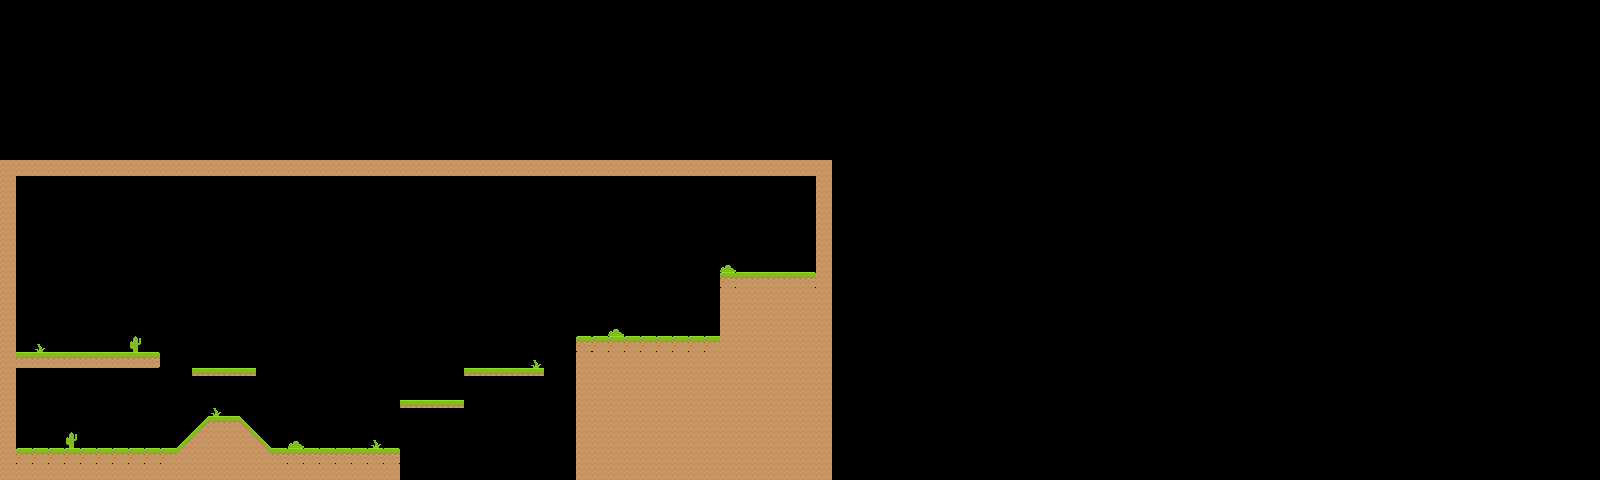

Below is a game level as drawn by its tile map, then a one-line description and the .tmx that defines it (tile-layer data replaced by summaries):
An orthogonal 100x30 tile map with 16x16 px tiles, 2 tile layers (Far Tile Layer, Near Tile Layer) and 15 objects (Platform 1, Platform 3, Platform 2, Player Spawn Location, Enemy Spawn Location 1, ...).

<map version="1.2" tiledversion="1.3.0" orientation="orthogonal" renderorder="right-down" compressionlevel="-1" width="100" height="30" tilewidth="16" tileheight="16" infinite="0" nextlayerid="9" nextobjectid="18">
 <tileset firstgid="1" name="Tileset1" tilewidth="16" tileheight="16" tilecount="900" columns="30">
  <image source="../Sprites/Tilemap/tilemap_packed_16x16.png" trans="000000" width="480" height="480" />
 </tileset>
 <layer id="6" name="Far Tile Layer" width="100" height="30">
  <data>[3000 cells, 329 non-empty, 10 distinct tile ids]</data>
 </layer>
 <layer id="8" name="Near Tile Layer" width="100" height="30">
  <data>[3000 cells, 9 non-empty, 3 distinct tile ids]</data>
 </layer>
 <objectgroup id="2" name="Kinematic Object Layer">
  <object id="3" name="Platform 1" x="192" y="368">
   <polygon points="0,0 64,0 63.75,8 0.25,7.25" />
  </object>
  <object id="5" name="Platform 3" x="464" y="368">
   <polygon points="0,0 80,0 80,8 0,8" />
  </object>
  <object id="6" name="Platform 2" x="400" y="400">
   <polygon points="0,0 64,0 63.9091,7.90909 0,7.81818" />
  </object>
 </objectgroup>
 <objectgroup id="4" name="Static Object Layer">
  <object id="1" x="0" y="448">
   <polyline points="0,0 176,0 208,-32 240,-32 272,0 400,0 400,16" />
  </object>
  <object id="2" x="0" y="352">
   <polyline points="0,0 160,0 160,16 0,16" />
  </object>
  <object id="7" x="576" y="480">
   <polyline points="0,0 0,-144 144,-144 144,-208 240,-208 240,0" />
  </object>
  <object id="13" x="16" y="448">
   <polyline points="0,0 0,-80" />
  </object>
  <object id="14" x="16" y="352">
   <polyline points="0,0 0,-192" />
  </object>
  <object id="16" x="816" y="272">
   <polyline points="0,0 0,-96 -800,-96" />
  </object>
  <object id="17" x="400" y="464">
   <polyline points="0,0 0,16" />
  </object>
 </objectgroup>
 <objectgroup id="5" name="Spawner Locations">
  <object id="8" name="Player Spawn Location" x="24.5" y="425">
   <point />
  </object>
  <object id="9" name="Enemy Spawn Location 1" x="71.5" y="330">
   <point />
  </object>
  <object id="10" name="Enemy Spawn Location 2" x="227.5" y="403.5">
   <point />
  </object>
  <object id="11" name="Enemy Spawn Location 3" x="433" y="392.5">
   <point />
  </object>
  <object id="12" name="Enemy Spawn Location 4" x="648.5" y="313">
   <point />
  </object>
 </objectgroup>
 <objectgroup id="3" name="Dynamic Object Layer" />
</map>